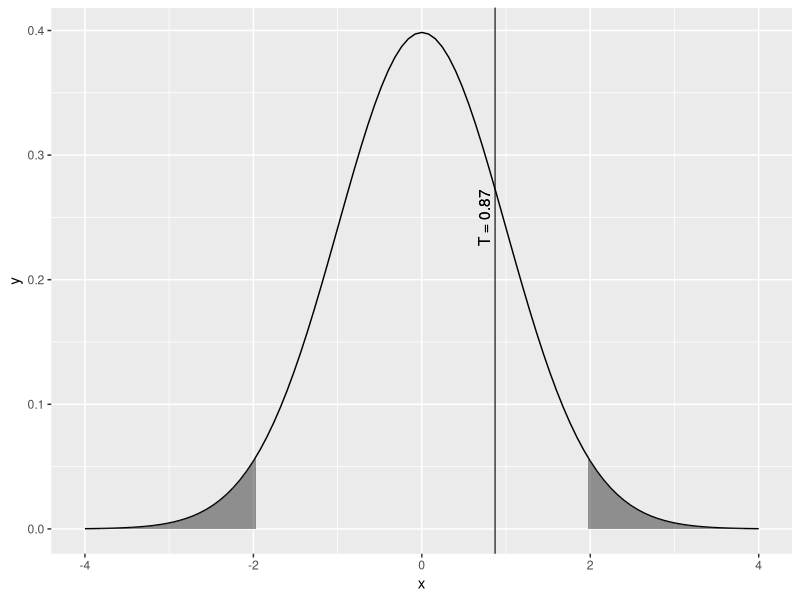
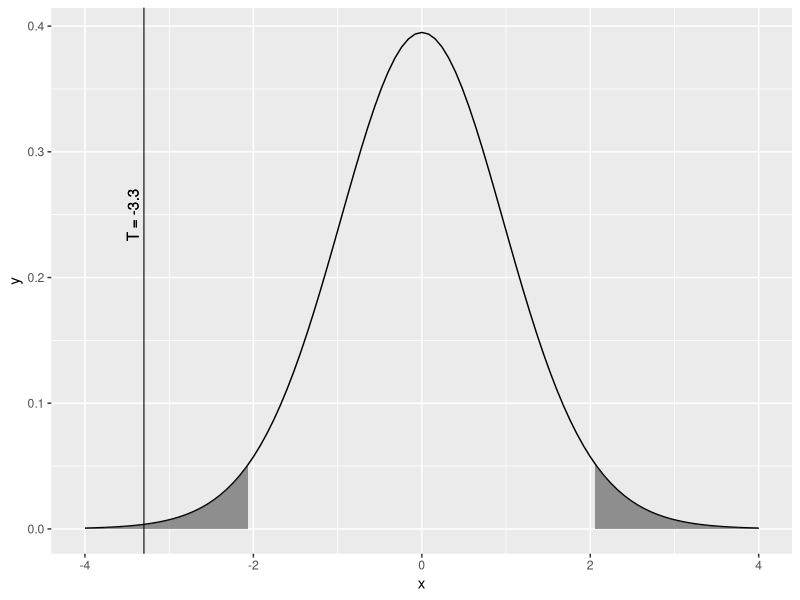
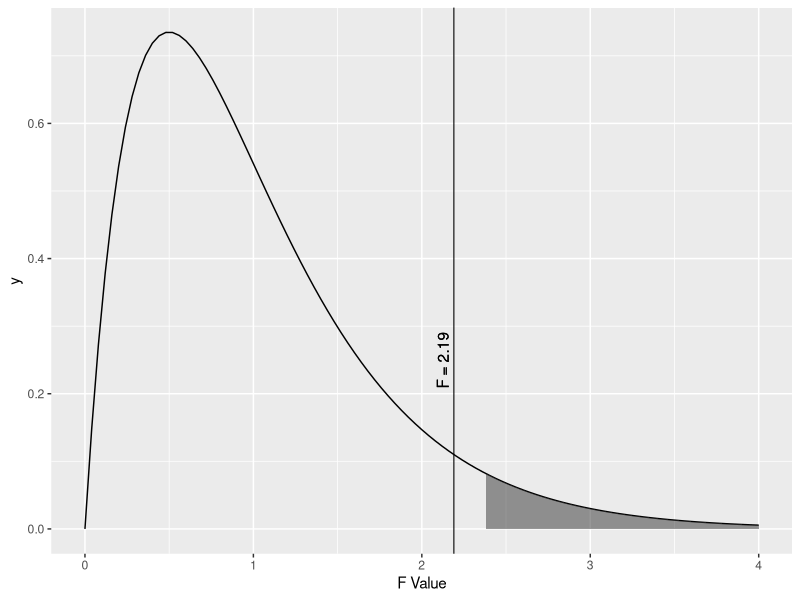

Generate these figures, in order, with R:
## ---- chunk 1
knitr::opts_chunk$set(echo = TRUE)
knitr::opts_chunk$set(tidy.opts=list(width.cutoff=60),tidy=TRUE)
## ---- chunk 2
if (Sys.info()["sysname"]=="Windows"){
  setwd("~/Masters/DATA606/Week5/Homework")
} else {
  setwd("~/Documents/Masters/DATA606/Week5/Homework")
}
require(ggplot2)
## ---- chunk 3
(77-65)/2 + 65
## ---- chunk 4
(77-65)/2
## ---- chunk 5
p_range <- pnorm(q = 1.65, mean = 0, sd =1) - pnorm(q = -1.65, mean = 0, sd =1)
p_range
## ---- chunk 6
6 * sqrt(25) / 1.65
## ---- chunk 7
ceiling((1.65*250/25)^2)
## ---- chunk 8
p_range <- pnorm(q = 2.57, mean = 0, sd =1) - pnorm(q = -2.57, mean = 0, sd =1)
p_range
ceiling((2.57*250/25)^2)
## ---- chunk 9
se <- 8.87 / sqrt(200)
t_value <- (0.545-0)/se
pt(q = t_value, df = 199, lower.tail = FALSE)

lb <- -4
ub <- 4
t1 <- qt(p = .025, df = 199)
t2 <- qt(p = (1-.025), df = 199)
pick_line1 <- round(t_value,digits = 2)
ggplot(data.frame(x = c(lb, ub)), aes(x = x)) + stat_function(fun = dt, args = list(df=199)) + stat_function(fun = dt, args = list(df=199), xlim = c(lb, t1),geom = "area", alpha=0.5) + stat_function(fun = dt, args = list(df=199), xlim = c(t2, ub),geom = "area", alpha=0.5) + geom_vline(xintercept=pick_line1, color = "black", alpha = 0.75)+geom_text(aes(x=pick_line1, y=0.25, label=sprintf("T = %s\n", pick_line1)), color="black", angle=90)
## ---- chunk 10
sa <- 3.58
sm <- 4.51
na <- 26
nm <- 26
se <- sqrt(sa^2/na + sm^2/nm)
## ---- chunk 11
xa <- 16.12
xm <- 19.85
t_value <- (xa - xm) / se
## ---- chunk 12
lb <- -4
ub <- 4
t1 <- qt(p = .025, df = 25)
t2 <- qt(p = (1-.025), df = 25)
pick_line1 <- round(t_value,digits = 2)
ggplot(data.frame(x = c(lb, ub)), aes(x = x)) + stat_function(fun = dt, args = list(df=25)) + stat_function(fun = dt, args = list(df=25), xlim = c(lb, t1),geom = "area", alpha=0.5) + stat_function(fun = dt, args = list(df=25), xlim = c(t2, ub),geom = "area", alpha=0.5) + geom_vline(xintercept=pick_line1, color = "black", alpha = 0.75)+geom_text(aes(x=pick_line1, y=0.25, label=sprintf("T = %s\n", pick_line1)), color="black", angle=90)
## ---- chunk 13
df1 <- (5-1)
df2 <- 1172 - 5
MSG <- 501.54
f_value <- qf(p = (1-.0682), df1 = 4, df2 = 1167)
MSE <- MSG / f_value
SSG <- MSG * df1
SSE <- 267382
SST <- SSG + SSE

f_table <- data.frame(c(df1,df2,df1+df2),round(c(SSG,SSE,SST),digits = 2),round(c(MSG, MSE,NA), digits = 2),round(c(f_value, NA, NA), digits = 2),c(0.0682, NA, NA))
names(f_table) <- c("Df","Sum Sq","Mean Sq","F value","Pr(>F)")
rownames(f_table) <- c("degree","residuals","Total")
f_table
## ---- chunk 14
lb <- 0
ub <- 4
f1 <- qf(p = (1-.05), df1 = 4, df2=1167)
pick_line1 <- round(f_value,digits = 2)
ggplot(data.frame(x = c(lb, ub)), aes(x = x)) + stat_function(fun = df, args = list(df1=4, df2=1167)) + stat_function(fun = df, args = list(df1=4, df2=1167), xlim = c(f1, ub),geom = "area", alpha=0.5) + geom_vline(xintercept=pick_line1, color = "black", alpha = 0.75)+geom_text(aes(x=pick_line1, y=0.25, label=sprintf("F = %s\n", pick_line1)), color="black", angle=90) + labs(x="F Value")
